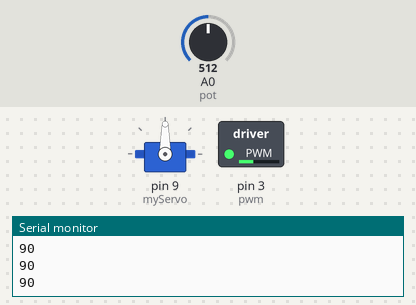
The sketch below on a simulated Arduino Uno, built with avr-gcc and run on an emulated ATmega328P. Parts: servo, switched loads named in the sketch (green lamp = pin HIGH), the last lines printed to the serial monitor. The test bench sets the inputs (shaded band); at power-on: A0 (pot) = 512.

Above: at 1.2 s.
1.3 s: A0 (pot) set to 716
At 2.5 s:
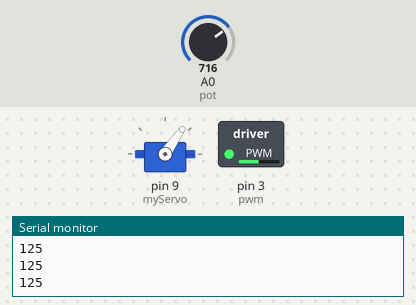
2.8 s: A0 (pot) set to 900
At 3.6 s:
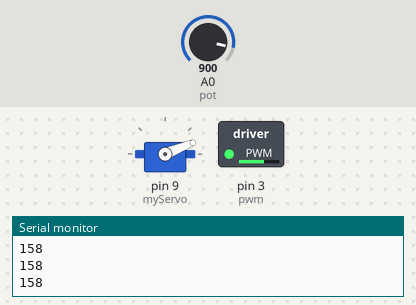
4.3 s: A0 (pot) set to 1023
At 5.1 s:
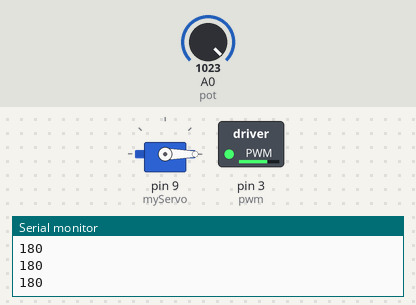
5.8 s: A0 (pot) set to 306
At 7.0 s:
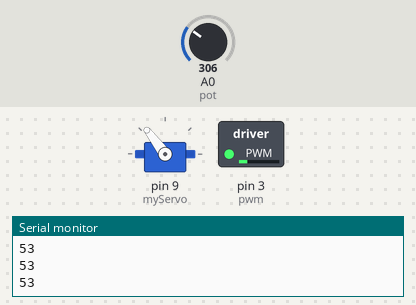
7.3 s: A0 (pot) set to 122
At 8.5 s:
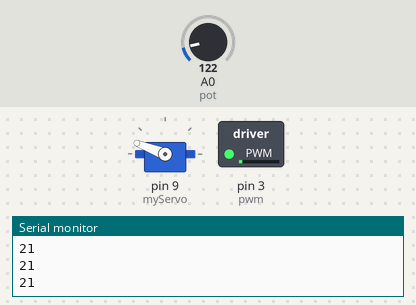
8.8 s: A0 (pot) set to 0
At 9.3 s:
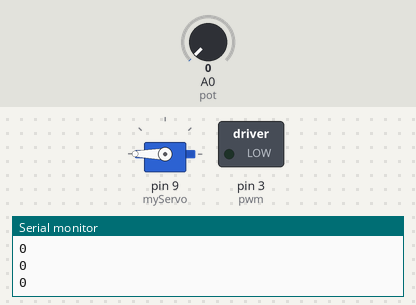
Timing chart, 0 to 11.3 s (numbered marks = the images above; inputs shaded):
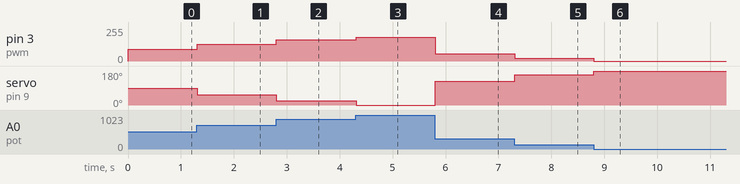

Measured:
- after the input at 1.3 s, pin 3 (pwm): 90/255 → 125/255 at once; servo on pin 9 (myServo): 90° → 55° at once
- after the input at 2.8 s, pin 3 (pwm): 125/255 → 158/255 at once; servo on pin 9 (myServo): 55° → 22° at once
- after the input at 4.3 s, pin 3 (pwm): 158/255 → 180/255 at once; servo on pin 9 (myServo): 22° → 0° at once
- after the input at 5.8 s, pin 3 (pwm): 180/255 → 53/255 at once; servo on pin 9 (myServo): 0° → 127° at once
- after the input at 7.3 s, pin 3 (pwm): 53/255 → 21/255 at once; servo on pin 9 (myServo): 127° → 159° at once
- after the input at 8.8 s, pin 3 (pwm): 21/255 → 0/255 at once; servo on pin 9 (myServo): 159° → 180° at once

The sketch:

Lab4a.ino
```cpp
//Liam Jackson
//Lab 4 A
//DC motor with servo motor as an indicator of DC motor speed/voltage

#include<Servo.h> //servo library
Servo myServo;    //assigns name for servo

#define pwm 3 //Pin3 will be used for transistor
#define pot A0 //analog 0 will be used for potentiometer

int potpin = 0;
int val; //reads value from analong pin

void setup() {
  pinMode(pwm,OUTPUT);
  pinMode(pot,INPUT);
  Serial.begin(9600);
  analogWrite(pwm,0);

  myServo.attach(9); //servo attached to pin 9

}

void loop() {
  val = analogRead(pot);
  val = map(val,0,1023,0,180);
  analogWrite(pwm, val); //here's how to generate PWM signal from Digital arduino pin
  Serial.println(val);

  myServo.write(180-val); // subtracting 180 inverts the direction the servo moves. with this the hand is on the right at zero
  delay(15);


}
```
